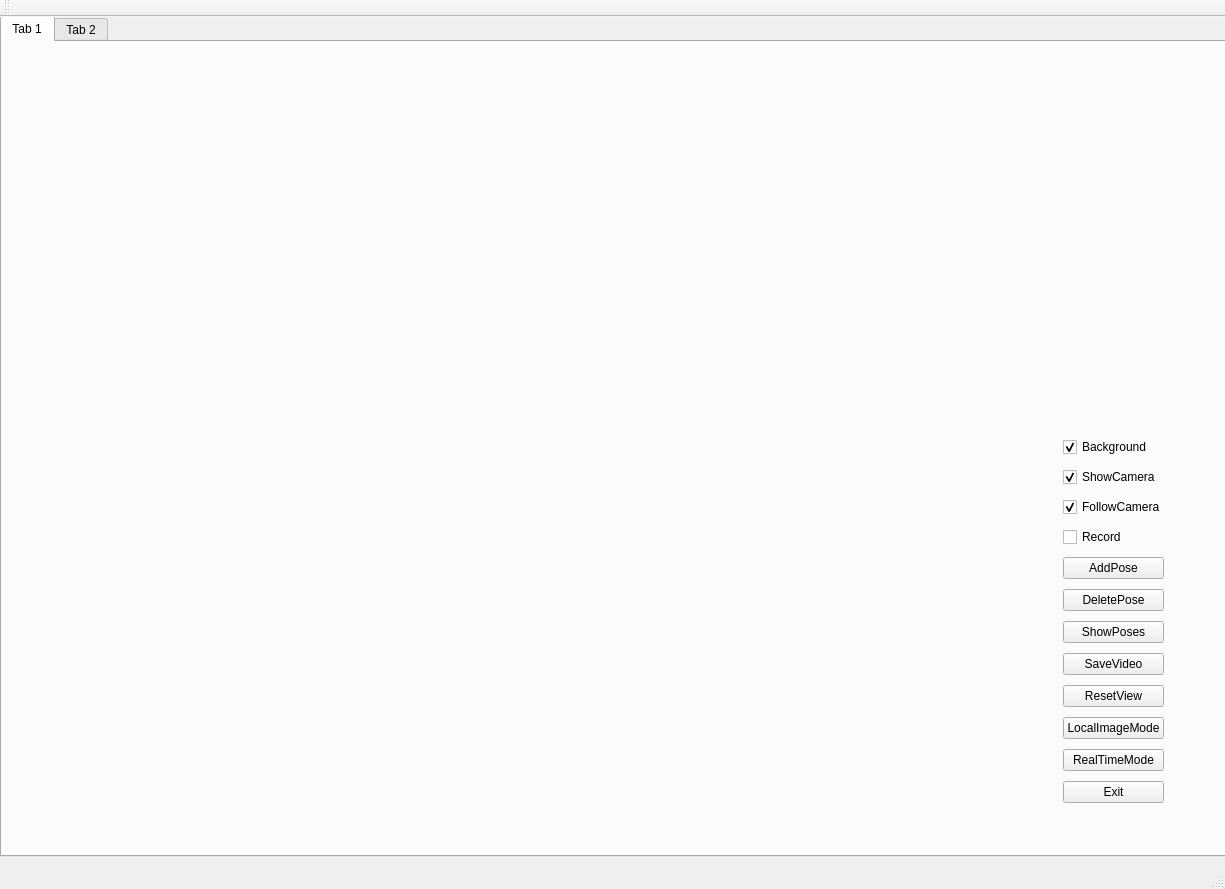
<?xml version="1.0" encoding="UTF-8"?>
<ui version="4.0">
 <class>MainWindow</class>
 <widget class="QMainWindow" name="MainWindow">
  <property name="geometry">
   <rect>
    <x>0</x>
    <y>0</y>
    <width>1225</width>
    <height>889</height>
   </rect>
  </property>
  <property name="windowTitle">
   <string>MainWindow</string>
  </property>
  <widget class="QWidget" name="centralWidget">
   <property name="minimumSize">
    <size>
     <width>800</width>
     <height>0</height>
    </size>
   </property>
   <widget class="QTabWidget" name="tabWidget">
    <property name="geometry">
     <rect>
      <x>0</x>
      <y>-1</y>
      <width>1231</width>
      <height>841</height>
     </rect>
    </property>
    <property name="currentIndex">
     <number>0</number>
    </property>
    <widget class="QWidget" name="tab_1">
     <attribute name="title">
      <string>Tab 1</string>
     </attribute>
     <widget class="QWidget" name="verticalLayoutWidget">
      <property name="geometry">
       <rect>
        <x>0</x>
        <y>0</y>
        <width>971</width>
        <height>771</height>
       </rect>
      </property>
      <layout class="QVBoxLayout" name="verticalLayout" stretch="0">
       <item>
        <layout class="QVBoxLayout" name="verticalLayout_2" stretch="5,3">
         <property name="spacing">
          <number>0</number>
         </property>
         <property name="leftMargin">
          <number>0</number>
         </property>
         <property name="topMargin">
          <number>0</number>
         </property>
         <property name="rightMargin">
          <number>0</number>
         </property>
         <property name="bottomMargin">
          <number>0</number>
         </property>
         <item>
          <layout class="QHBoxLayout" name="horizontalLayout_3">
           <property name="bottomMargin">
            <number>10</number>
           </property>
           <item>
            <widget class="ModelPainting" name="Model3D" native="true"/>
           </item>
          </layout>
         </item>
         <item>
          <layout class="QHBoxLayout" name="horizontalLayout_2" stretch="5">
           <item>
            <widget class="QLabel" name="LeftImageLabel">
             <property name="text">
              <string/>
             </property>
            </widget>
           </item>
          </layout>
         </item>
        </layout>
       </item>
      </layout>
     </widget>
     <widget class="QWidget" name="verticalLayoutWidget_2">
      <property name="geometry">
       <rect>
        <x>1050</x>
        <y>380</y>
        <width>123</width>
        <height>396</height>
       </rect>
      </property>
      <layout class="QVBoxLayout" name="verticalLayout_10">
       <item>
        <widget class="QCheckBox" name="BackgroundCheckBox">
         <property name="acceptDrops">
          <bool>false</bool>
         </property>
         <property name="text">
          <string>Background</string>
         </property>
         <property name="checked">
          <bool>true</bool>
         </property>
        </widget>
       </item>
       <item>
        <widget class="QCheckBox" name="ShowCameraCheckBox">
         <property name="enabled">
          <bool>true</bool>
         </property>
         <property name="mouseTracking">
          <bool>true</bool>
         </property>
         <property name="text">
          <string>ShowCamera</string>
         </property>
         <property name="checked">
          <bool>true</bool>
         </property>
        </widget>
       </item>
       <item>
        <widget class="QCheckBox" name="FollowCameraCheckBox">
         <property name="enabled">
          <bool>true</bool>
         </property>
         <property name="text">
          <string>FollowCamera</string>
         </property>
         <property name="checked">
          <bool>true</bool>
         </property>
        </widget>
       </item>
       <item>
        <widget class="QCheckBox" name="RecordCheckBox">
         <property name="text">
          <string>Record</string>
         </property>
        </widget>
       </item>
       <item>
        <widget class="QPushButton" name="AddPoseButton">
         <property name="text">
          <string>AddPose</string>
         </property>
        </widget>
       </item>
       <item>
        <widget class="QPushButton" name="DeletePoseButton">
         <property name="text">
          <string>DeletePose</string>
         </property>
        </widget>
       </item>
       <item>
        <widget class="QPushButton" name="ShowPosesButton">
         <property name="text">
          <string>ShowPoses</string>
         </property>
        </widget>
       </item>
       <item>
        <widget class="QPushButton" name="SaveVideoButton">
         <property name="text">
          <string>SaveVideo</string>
         </property>
        </widget>
       </item>
       <item>
        <widget class="QPushButton" name="ResetViewButton">
         <property name="text">
          <string>ResetView</string>
         </property>
        </widget>
       </item>
       <item>
        <widget class="QPushButton" name="LocalImageModeButton">
         <property name="text">
          <string>LocalImageMode</string>
         </property>
        </widget>
       </item>
       <item>
        <widget class="QPushButton" name="RealTimeModeButton">
         <property name="text">
          <string>RealTimeMode</string>
         </property>
        </widget>
       </item>
       <item>
        <widget class="QPushButton" name="ExitButton">
         <property name="text">
          <string>Exit</string>
         </property>
        </widget>
       </item>
      </layout>
     </widget>
    </widget>
    <widget class="QWidget" name="tab_2">
     <attribute name="title">
      <string>Tab 2</string>
     </attribute>
     <widget class="QWidget" name="layoutWidget">
      <property name="geometry">
       <rect>
        <x>0</x>
        <y>0</y>
        <width>1001</width>
        <height>721</height>
       </rect>
      </property>
      <layout class="QVBoxLayout" name="verticalLayout_5" stretch="1,1,0">
       <item>
        <layout class="QHBoxLayout" name="horizontalLayout">
         <item>
          <widget class="QLabel" name="rawLeftImageLabel">
           <property name="text">
            <string/>
           </property>
          </widget>
         </item>
         <item>
          <widget class="QLabel" name="rawRightImageLabel">
           <property name="text">
            <string/>
           </property>
          </widget>
         </item>
        </layout>
       </item>
       <item>
        <layout class="QHBoxLayout" name="horizontalLayout_7">
         <item>
          <widget class="QLabel" name="remapLeftLabel">
           <property name="text">
            <string/>
           </property>
          </widget>
         </item>
         <item>
          <widget class="QLabel" name="remapRightLabel">
           <property name="text">
            <string/>
           </property>
          </widget>
         </item>
        </layout>
       </item>
       <item>
        <layout class="QHBoxLayout" name="horizontalLayout_8">
         <item>
          <widget class="QPushButton" name="ReadCalibOfRealTimeModeButton">
           <property name="text">
            <string>CalibOfRealTimeMode</string>
           </property>
          </widget>
         </item>
         <item>
          <widget class="QPushButton" name="ReconstructionButton">
           <property name="text">
            <string>Reconstruction</string>
           </property>
          </widget>
         </item>
        </layout>
       </item>
      </layout>
     </widget>
    </widget>
   </widget>
  </widget>
  <widget class="QToolBar" name="mainToolBar">
   <attribute name="toolBarArea">
    <enum>TopToolBarArea</enum>
   </attribute>
   <attribute name="toolBarBreak">
    <bool>false</bool>
   </attribute>
  </widget>
  <widget class="QStatusBar" name="statusBar"/>
 </widget>
 <layoutdefault spacing="6" margin="11"/>
 <customwidgets>
  <customwidget>
   <class>ModelPainting</class>
   <extends>QWidget</extends>
   <header>modelpainting.h</header>
   <container>1</container>
  </customwidget>
 </customwidgets>
 <resources/>
 <connections/>
</ui>
